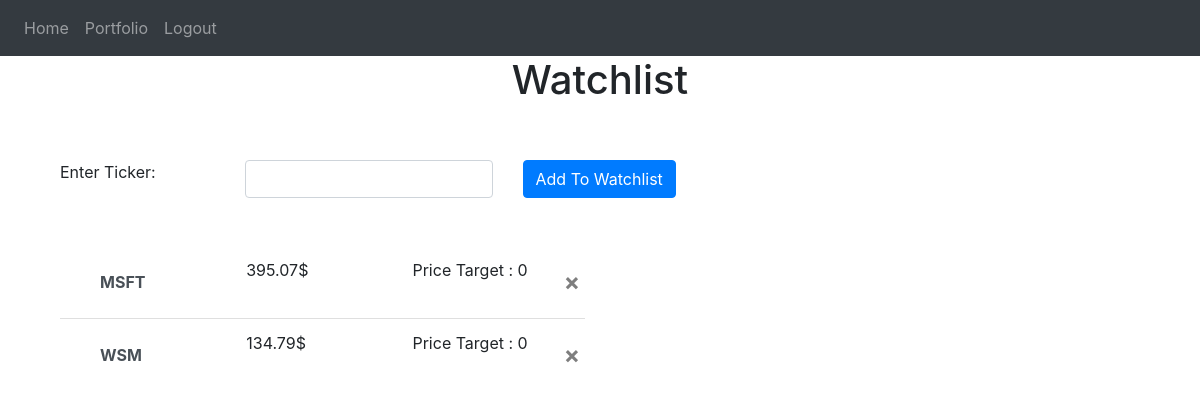
/ (signed in), run on an earlier commit of the app's database.
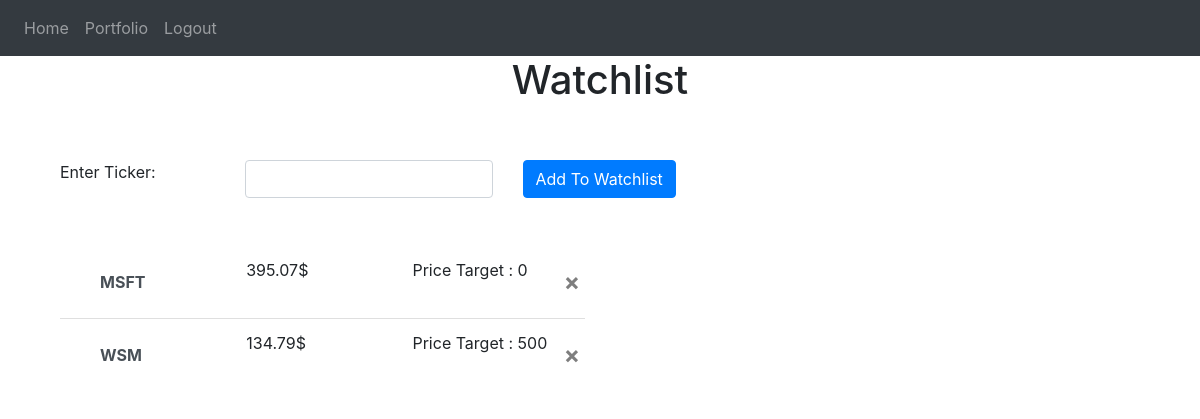
And on a later commit of the database.
### website/models.py (models this page shows)
class Watchlist(db.Model):
    id = db.Column(db.Integer, primary_key=True)
    symbol = db.Column(db.String(150))
    price = db.Column(db.Integer)
    price_target = db.Column(db.Integer, default=0)
    notified = db.Column(db.Boolean, default=False)
    user_id = db.Column(db.Integer, db.ForeignKey('user.id'))

### website/views.py (the view)
@views.route('/', methods=['GET', 'POST'])
@login_required
def home():
    stock_info = None
    email_notification()
    if request.method == 'POST':
        symbol = request.form.get('symbol').upper()
        stock_info, error = fetch_stock_info(symbol)
        error = is_stock_in_watchlist(symbol, error)
        if not error:
            add_stock_to_watchlist(symbol, stock_info['price'])
    return render_template("home.html", user=current_user, stock_info=stock_info)

### website/__init__.py (called while the page is built)
def create_app():
    app = Flask(__name__)
    app.config['SECRET_KEY'] = 'sec_key key'
    app.config['SQLALCHEMY_DATABASE_URI'] = f'sqlite:///{DB_NAME}'
    db.init_app(app)
    from .views import views
    from .auth import auth
    app.register_blueprint(views, url_prefix='/')
    app.register_blueprint(auth, url_prefix='/')
    from .models import User
    create_database(app)
    login_manager = LoginManager()
    login_manager.login_view = 'auth.login'
    login_manager.init_app(app)
    @login_manager.user_loader
    def load_user(id):
        return User.query.get(int(id))
    return app

### website/templates/home.html (shortened to what this page needs)
{% extends "base.html" %}
{% block content %}
<h1 align="center">Watchlist</h1>
<br />
<br />
<div class="container">
    <div class="row mb-4">
        <div class="col-md-2">
            <label for="symbol">Enter Ticker: </label>
        </div>
        <div class="col-md-6">
            <form method="POST" action="">
                <div class="row">
                    <div class="col-md-6">
                        <input type="text" name="symbol" id="symbol" class="form-control" required oninput="searchTicker(this.value)"></input>
                    </div>
                    <div class="col-md-4">
                        <button type="submit" class="btn btn-primary">Add To Watchlist</button>
                    </div>
                </div>
            </form>
        </div>
    </div>
    <br />
    <div class="row">
        <div class="col-md-6">
            <ul class="list-group list-group-flush">
                {% for stock in user.stocks_watchlist %}
                    <li class="list-group-item">
                        <div class="row">
                            <div class="col font-weight-bold" >
                                <a class="col list-group-item list-group-item-action" href="/stock/{{stock.symbol}}">{{stock.symbol}}</a>
                            </div>
                            <div class="col"> {{stock.price | round(2)}}$ </div>
                            <div class="col"> Price Target : {{stock.price_target}}</div>
                            <button type="button" class="close" onClick="deleteWatchlist({{ stock.id }})">
                                <span aria-hidden="true">&times;</span>
                            </button>
                        </div>
                    </li>
                {% endfor %}
            </ul>
        </div>
    </div>
</div>
{% endblock %}

### website/templates/base.html (shortened to what this page needs)
<!doctype html>
<html lang="en">
<head>
    <link
            rel="stylesheet"
            href="https://stackpath.bootstrapcdn.com/bootstrap/4.4.1/css/bootstrap.min.css"
    />
    <link
            rel="stylesheet"
            href="https://stackpath.bootstrapcdn.com/font-awesome/4.7.0/css/font-awesome.min.css"
    />
</head>
<body>
<nav class="navbar navbar-expand-lg navbar-dark bg-dark">
    <div class="collapse navbar-collapse" id="navbar">
        <div class="navbar-nav">
            {% if user.is_authenticated %}
            <a class="nav-item nav-link" id="home" href="/">Home</a>
            <a class="nav-item nav-link" id="portfolio" href="/portfolio">Portfolio</a>
            <a class="nav-item nav-link" id="logout" href="/logout">Logout</a>
            {% else %}
            <a class="nav-item nav-link" id="login" href="/login">Login</a>
            <a class="nav-item nav-link" id="signUp" href="/sign-up">Sign Up</a>
            {% endif %}
        </div>
    </div>
</nav>
<div class="container">
    {% block content %}
    {% endblock %}
</div>
</body>
</html>

What changed in the data, as far as the page shows it:
changed Watchlist "WSM": price_target "0" → "500"
